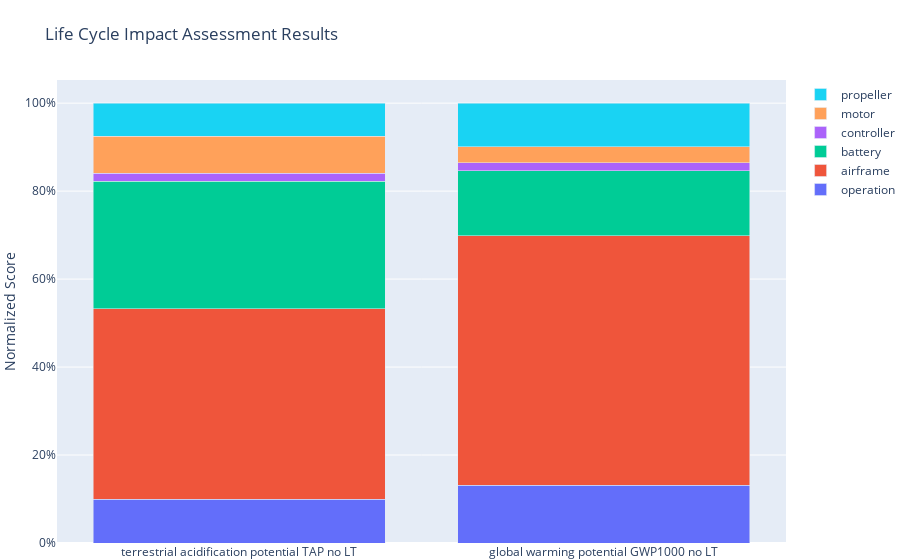

Notebook source saved alongside this figure:
### Code cell
fig = lca_bar_plot(DJI_M600_OUTPUT_FILE)
fig.show()

### Figure 1 — Plotly figure (JSON) as saved in the notebook; plotly's stock layout.template omitted (floating-point values rounded to 4 significant figures)
{"data": [{"name": "operation", "type": "bar", "visible": true, "x": ["terrestrial acidification potential TAP no LT", "global warming potential GWP1000 no LT"], "y": [0.09944, 0.1318]}, {"name": "airframe", "type": "bar", "visible": true, "x": ["terrestrial acidification potential TAP no LT", "global warming potential GWP1000 no LT"], "y": [0.4333, 0.5667]}, {"name": "battery", "type": "bar", "x": ["terrestrial acidification potential TAP no LT", "global warming potential GWP1000 no LT"], "y": [0.2897, 0.148]}, {"name": "controller", "type": "bar", "x": ["terrestrial acidification potential TAP no LT", "global warming potential GWP1000 no LT"], "y": [0.01873, 0.01855]}, {"name": "motor", "type": "bar", "x": ["terrestrial acidification potential TAP no LT", "global warming potential GWP1000 no LT"], "y": [0.08332, 0.03618]}, {"name": "propeller", "type": "bar", "visible": true, "x": ["terrestrial acidification potential TAP no LT", "global warming potential GWP1000 no LT"], "y": [0.07554, 0.0988]}], "layout": {"autosize": true, "barmode": "stack", "margin": {"b": 0, "l": 0, "r": 0, "t": 80}, "title": {"text": "Life Cycle Impact Assessment Results"}, "xaxis": {"autorange": true, "range": [-0.5, 1.5], "tickangle": 0, "type": "category"}, "yaxis": {"autorange": true, "range": [0, 1.053], "tickformat": ".0%", "title": {"text": "Normalized Score"}, "type": "linear"}}}
